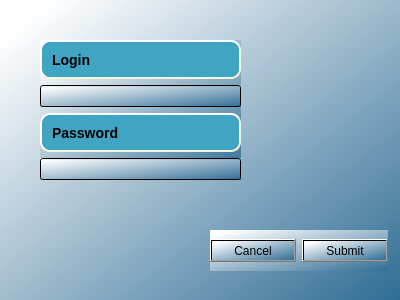
<?xml version="1.0" encoding="UTF-8"?>
<ui version="4.0">
 <class>GuiAuthenticated</class>
 <widget class="QDialog" name="GuiAuthenticated">
  <property name="geometry">
   <rect>
    <x>0</x>
    <y>0</y>
    <width>400</width>
    <height>300</height>
   </rect>
  </property>
  <property name="windowTitle">
   <string>Dialog</string>
  </property>
  <property name="styleSheet">
   <string notr="true">QWidget { background-color:   qlineargradient(spread:pad, x1:1, y1:1, x2:0.0452489, y2:0.086, stop:0 rgba(48, 109, 149, 255), stop:1 rgba(255, 255, 255, 255))  }
QLabel { background-color:rgb(64, 164, 195) ;
   border-style: outset;
    border-width: 2px;
    border-radius: 10px;
    border-color: beige;
    font: bold 14px;
    min-width: 10em;
    padding: 6px;
}
QButton{
background-color:rgb(64, 164, 195) ;
   border-style: outset;
    border-width: 2px;
    border-radius: 10px;
    border-color: beige;
    font: bold 14px;
    min-width: 10em;
    padding: 6px;
}</string>
  </property>
  <widget class="QWidget" name="verticalLayoutWidget">
   <property name="geometry">
    <rect>
     <x>40</x>
     <y>40</y>
     <width>201</width>
     <height>140</height>
    </rect>
   </property>
   <layout class="QVBoxLayout" name="verticalLayout">
    <item>
     <widget class="QLabel" name="label">
      <property name="text">
       <string>Login</string>
      </property>
     </widget>
    </item>
    <item>
     <widget class="QLineEdit" name="login"/>
    </item>
    <item>
     <widget class="QLabel" name="label_2">
      <property name="text">
       <string>Password</string>
      </property>
     </widget>
    </item>
    <item>
     <widget class="QLineEdit" name="password"/>
    </item>
   </layout>
  </widget>
  <widget class="QWidget" name="horizontalLayoutWidget">
   <property name="geometry">
    <rect>
     <x>210</x>
     <y>230</y>
     <width>178</width>
     <height>41</height>
    </rect>
   </property>
   <layout class="QHBoxLayout" name="horizontalLayout">
    <item>
     <widget class="QPushButton" name="cancelButton">
      <property name="text">
       <string>Cancel</string>
      </property>
     </widget>
    </item>
    <item>
     <widget class="QPushButton" name="submitButton">
      <property name="text">
       <string>Submit</string>
      </property>
     </widget>
    </item>
   </layout>
  </widget>
 </widget>
 <resources/>
 <connections/>
</ui>
